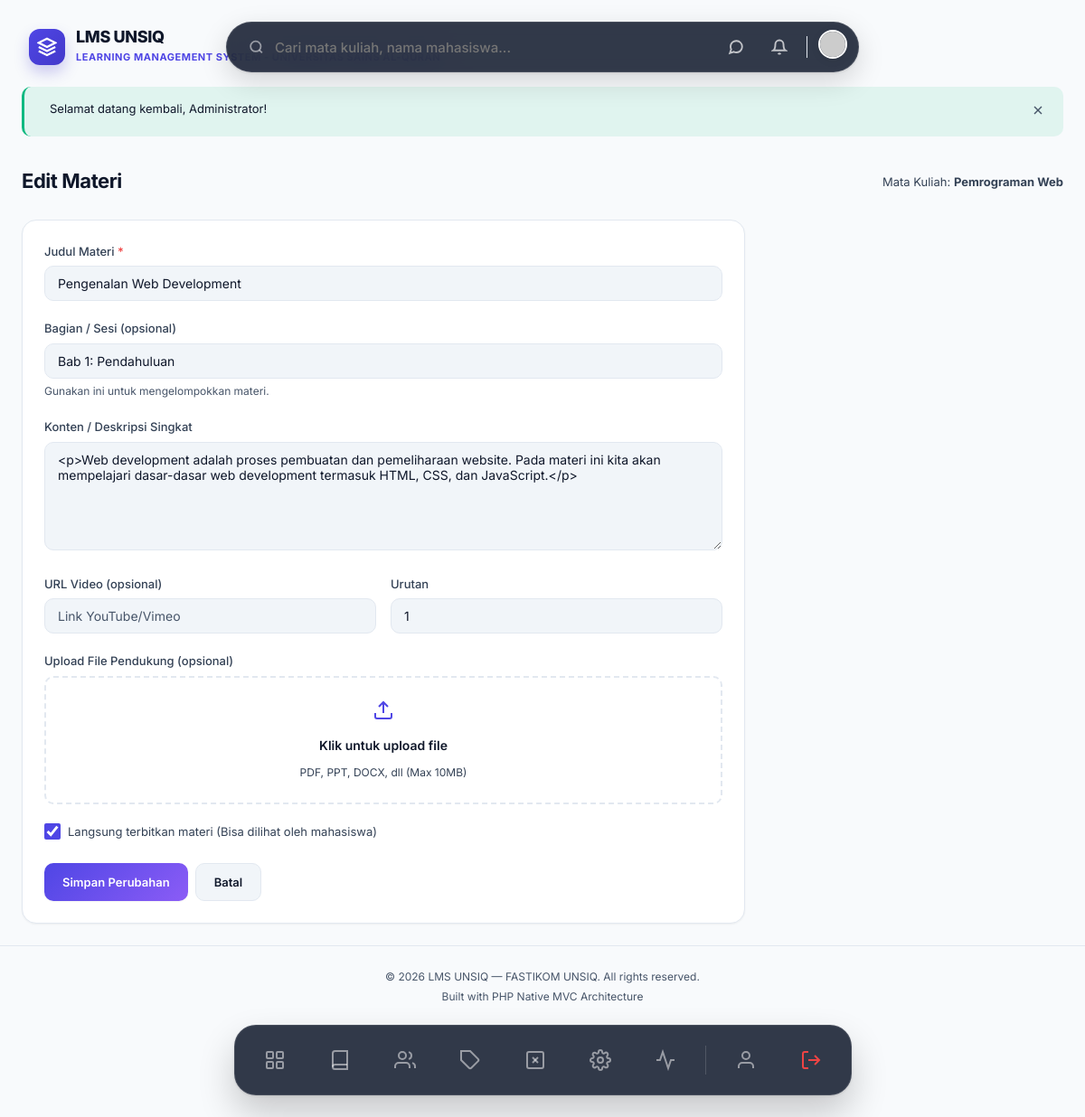
The app's page /materials/1/edit (signed in) with its own data.
### tables this page shows
CREATE TABLE IF NOT EXISTS settings (
    id INT AUTO_INCREMENT PRIMARY KEY,
    key_name VARCHAR(100) NOT NULL UNIQUE,
    value TEXT NULL,
    group_name VARCHAR(50) NOT NULL DEFAULT 'general',
    description VARCHAR(255) NULL,
    INDEX idx_settings_group (group_name)
);

CREATE TABLE IF NOT EXISTS courses (
    id INT AUTO_INCREMENT PRIMARY KEY,
    dosen_id INT NOT NULL,
    category_id INT NULL,
    code VARCHAR(20) NOT NULL UNIQUE COMMENT 'Kode mata kuliah',
    name VARCHAR(200) NOT NULL,
    description TEXT NULL,
    thumbnail VARCHAR(255) NULL,
    sks INT NOT NULL DEFAULT 2,
    semester VARCHAR(20) NULL COMMENT 'Ganjil/Genap',
    academic_year VARCHAR(20) NULL COMMENT '2025/2026',
    status ENUM('draft', 'published', 'archived') NOT NULL DEFAULT 'draft',
    max_students INT NULL DEFAULT 40,
    created_at TIMESTAMP DEFAULT CURRENT_TIMESTAMP,
    updated_at TIMESTAMP DEFAULT CURRENT_TIMESTAMP ON UPDATE CURRENT_TIMESTAMP,
    FOREIGN KEY (dosen_id) REFERENCES users(id) ON DELETE CASCADE,
    FOREIGN KEY (category_id) REFERENCES categories(id) ON DELETE SET NULL,
    INDEX idx_courses_status (status),
    INDEX idx_courses_dosen (dosen_id),
    INDEX idx_courses_code (code)
);

CREATE TABLE IF NOT EXISTS materials (
    id INT AUTO_INCREMENT PRIMARY KEY,
    course_id INT NOT NULL,
    title VARCHAR(200) NOT NULL,
    content LONGTEXT NULL COMMENT 'Konten teks/HTML materi',
    file_path VARCHAR(255) NULL,
    file_name VARCHAR(255) NULL,
    file_type VARCHAR(20) NULL COMMENT 'pdf, docx, pptx, video, etc.',
    file_size INT NULL COMMENT 'Ukuran file dalam bytes',
    video_url VARCHAR(500) NULL COMMENT 'URL embed video (YouTube, etc.)',
    section VARCHAR(100) NULL COMMENT 'Bab/Section grouping',
    sort_order INT NOT NULL DEFAULT 0,
    is_published TINYINT(1) NOT NULL DEFAULT 0,
    download_count INT NOT NULL DEFAULT 0,
    created_at TIMESTAMP DEFAULT CURRENT_TIMESTAMP,
    updated_at TIMESTAMP DEFAULT CURRENT_TIMESTAMP ON UPDATE CURRENT_TIMESTAMP,
    FOREIGN KEY (course_id) REFERENCES courses(id) ON DELETE CASCADE,
    INDEX idx_materials_course (course_id),
    INDEX idx_materials_sort (sort_order)
);

### app/Views/materials/create.php (the view, shortened to what the rows shown need)
<?php  $isEdit = isset($material); ?>
<div class="animate-fade-in">
    <div class="page-header">
        <h1><?= $isEdit ? 'Edit Materi' : 'Tambah Materi' ?></h1>
        <p class="text-muted">Mata Kuliah: <strong><?= e($course['name']) ?></strong></p>
    </div>
    <div class="card" style="max-width:800px;">
        <div class="card-body">
            <form method="POST" action="<?= $isEdit ? url('/materials/' . $material['id'] . '/update') : url('/courses/' . $course['id'] . '/materials') ?>" enctype="multipart/form-data">
                <div class="form-group">
                    <label class="form-label">Judul Materi <span class="required">*</span></label>
                    <input type="text" name="title" class="form-control" value="<?= e($isEdit ? $material['title'] : old('title')) ?>" required>
                </div>
                <div class="form-group">
                    <label class="form-label">Bagian / Sesi (opsional)</label>
                    <input type="text" name="section" class="form-control" placeholder="Contoh: Pertemuan 1, Bab Pendahuluan" value="<?= e($isEdit ? $material['section'] : old('section')) ?>">
                    <div class="form-text">Gunakan ini untuk mengelompokkan materi.</div>
                </div>
                <div class="form-group">
                    <label class="form-label">Konten / Deskripsi Singkat</label>
                    <textarea name="content" class="form-control" rows="5"><?= e($isEdit ? $material['content'] : old('content')) ?></textarea>
                </div>
                <div class="form-row">
                    <div class="form-group">
                        <label class="form-label">URL Video (opsional)</label>
                        <input type="url" name="video_url" class="form-control" placeholder="Link YouTube/Vimeo" value="<?= e($isEdit ? $material['video_url'] : old('video_url')) ?>">
                    </div>
                    <?php if ($isEdit): ?>
                    <div class="form-group">
                        <label class="form-label">Urutan</label>
                        <input type="number" name="sort_order" class="form-control" value="<?= $material['sort_order'] ?>" min="1">
                    </div>
                    <?php endif; ?>
                </div>
                <div class="form-group">
                    <label class="form-label">Upload File Pendukung (opsional)</label>
                    <div class="file-input-wrapper">
                        <svg width="24" height="24" viewBox="0 0 24 24" fill="none" stroke="currentColor" stroke-width="2" class="text-primary mb-2"><path d="M21 15v4a2 2 0 01-2 2H5a2 2 0 01-2-2v-4"/><polyline points="17 8 12 3 7 8"/><line x1="12" y1="3" x2="12" y2="15"/></svg>
                        <span class="file-label font-semibold">Klik untuk upload file</span>
                        <span class="text-xs text-muted">PDF, PPT, DOCX, dll (Max 10MB)</span>
                    </div>
                </div>
                <div class="form-group mt-3">
                    <label class="form-check">
                        <input type="checkbox" name="is_published" value="1" <?= ($isEdit ? $material['is_published'] : 1) ? 'checked' : '' ?>>
                        Langsung terbitkan materi (Bisa dilihat oleh mahasiswa)
                    </label>
                </div>
                <div class="btn-group mt-4">
                    <button type="submit" class="btn btn-primary"><?= $isEdit ? 'Simpan Perubahan' : 'Tambah Materi' ?></button>
                    <a href="<?= url('/courses/' . $course['id']) ?>" class="btn btn-secondary">Batal</a>
                </div>
            </form>
        </div>
    </div>
</div>

### app/Core/Router.php (shortened to what the rows shown need)
<?php
class Router
{
    private array $routes = [
        'GET'    => [],
        'POST'   => [],
        'PUT'    => [],
        'DELETE' => [],
    ];
    private function addRoute(string $method, string $uri, array $action, array $middleware = []): self
    {
        $this->routes[$method][] = [
            'uri'        => $uri,
            'controller' => $action[0],
            'method'     => $action[1],
            'middleware'  => $middleware,
        ];
        return $this;
    }
    public function dispatch(string $requestMethod, string $requestUri): void
    {
        $routes = $this->routes[$requestMethod] ?? [];
        foreach ($routes as $route) {
            $params = $this->matchRoute($route['uri'], $requestUri);
            if ($params !== false) {
                $methodName      = $route['method'];
                $controller = new $controllerClass();
                call_user_func_array([$controller, $methodName], $params);
                return;
            }
        }
        throw new Exceptions\NotFoundException("Route [{$requestMethod} {$requestUri}] not found.");
    }
    private function matchRoute(string $routeUri, string $requestUri): array|false
    {
        $pattern = preg_replace('/\{([a-zA-Z_]+)\}/', '([a-zA-Z0-9_-]+)', $routeUri);
        $pattern = '#^' . $pattern . '$#';
        if (preg_match($pattern, $requestUri, $matches)) {
            array_shift($matches);
            return $matches;
        }
        return false;
    }
}

### app/Views/partials/navbar.php (shortened to what the rows shown need)
<?php
$user = $currentUser ?? \App\Core\Session::user();
$notifCount = 0;
try {
    $notifModel = new \App\Models\Notification();
    $notifCount = $notifModel->countUnread($user['id'] ?? 0);
} catch (\Throwable $e) {}
?>
<div style="display: flex; justify-content: center; position: sticky; top: 24px; z-index: 999; margin-bottom: 24px; pointer-events: none; width: 100%;">
<?php
    $settingModel = new \App\Models\Setting();
    $siteName = $settingModel->getValue('site_name', 'LMS UNSIQ');
    $siteDesc = $settingModel->getValue('site_description', 'Portal Akademik');
    $siteLogo = $settingModel->getValue('site_logo');
?>
    <a href="<?= url('/dashboard') ?>" style="position: absolute; left: 32px; top: 50%; transform: translateY(-50%); pointer-events: auto; display: flex; align-items: center; gap: 12px; text-decoration: none; transition: transform 0.2s;" onmouseover="this.style.transform='translateY(-50%) scale(1.02)'" onmouseout="this.style.transform='translateY(-50%) scale(1)'">
        <?php if (!empty($siteLogo)): ?>
            <img src="<?= e(str_starts_with($siteLogo, 'http') ? $siteLogo : upload_url($siteLogo)) ?>" alt="Logo" style="width: 40px; height: 40px; border-radius: 8px; object-fit: contain;">
        <?php else: ?>
            <div style="width: 40px; height: 40px; background: linear-gradient(135deg, #4f46e5, #4338ca); border-radius: 12px; display: flex; justify-content: center; align-items: center; box-shadow: 0 8px 16px rgba(67,56,202,0.25);">
                <svg width="22" height="22" viewBox="0 0 24 24" fill="none" stroke="white" stroke-width="2.5"><path d="M12 2L2 7l10 5 10-5-10-5z"/><path d="M2 17l10 5 10-5"/><path d="M2 12l10 5 10-5"/></svg>
            </div>
        <?php endif; ?>
        <div>
            <h1 style="font-size: 18px; font-weight: 800; color: var(--text-primary); letter-spacing: -0.02em; margin: 0; line-height: 1.1;"><?= e($siteName) ?></h1>
            <span style="font-size: 11px; font-weight: 700; color: var(--accent-primary); letter-spacing: 0.05em; text-transform: uppercase;"><?= e($siteDesc) ?></span>
        </div>
    </a>
    <div style="pointer-events: auto; display: flex; justify-content: space-between; align-items: center; background: rgba(15, 23, 42, 0.85); backdrop-filter: blur(16px); padding: 8px 12px 8px 24px; border-radius: 999px; box-shadow: 0 10px 30px rgba(0,0,0,0.15), 0 1px 3px rgba(0,0,0,0.1); border: 1px solid rgba(255,255,255,0.1); width: 100%; max-width: 700px; transition: all 0.3s cubic-bezier(0.34, 1.56, 0.64, 1);">
        <form action="<?= url('/search') ?>" method="GET" style="display: flex; align-items: center; gap: 12px; flex: 1; margin:0;">
            <svg width="18" height="18" viewBox="0 0 24 24" fill="none" stroke="currentColor" stroke-width="2.5" style="color: rgba(255,255,255,0.5);"><circle cx="11" cy="11" r="8"/><line x1="21" y1="21" x2="16.65" y2="16.65"/></svg>
            <input type="text" name="q" placeholder="Cari mata kuliah, nama mahasiswa..." style="border: none; background: transparent; width: 100%; font-size: 15px; font-weight: 500; outline: none; color: white; font-family: inherit;" autocomplete="off">
        </form>
        <div style="display: flex; align-items: center; gap: 12px;">
            <a href="<?= url('/messages') ?>" style="position:relative; text-decoration: none; width: 36px; height: 36px; display: flex; align-items: center; justify-content: center; border-radius: 50%; color: rgba(255,255,255,0.7); transition: background 0.2s;" onmouseover="this.style.background='rgba(255,255,255,0.1)'" onmouseout="this.style.background='transparent'">
                <svg width="18" height="18" viewBox="0 0 24 24" fill="none" stroke="currentColor" stroke-width="2.5"><path d="M21 11.5a8.38 8.38 0 0 1-.9 3.8 8.5 8.5 0 0 1-7.6 4.7 8.38 8.38 0 0 1-3.8-.9L3 21l1.9-5.7a8.38 8.38 0 0 1-.9-3.8 8.5 8.5 0 0 1 4.7-7.6 8.38 8.38 0 0 1 3.8-.9h.5a8.48 8.48 0 0 1 8 8v.5z"/></svg>
            </a>
            <?php if ($notifCount > 0): ?>
            <a href="<?= url('/notifications') ?>" style="text-decoration: none; background: var(--bg-primary); padding: 6px 12px; border-radius: 99px; font-size: 13px; font-weight: 700; color: var(--accent-primary); border: 1px solid var(--border-color); display: flex; align-items: center; gap: 6px; box-shadow: 0 2px 4px rgba(0,0,0,0.02); transition: transform 0.2s;" onmouseover="this.style.transform='scale(1.05)'" onmouseout="this.style.transform='scale(1)'">
                <div style="width: 6px; height: 6px; background: var(--accent-success); border-radius: 50%;"></div>
                <?= $notifCount ?> Info
            </a>
            <?php else: ?>
            <a href="<?= url('/notifications') ?>" style="text-decoration: none; width: 36px; height: 36px; display: flex; align-items: center; justify-content: center; border-radius: 50%; color: rgba(255,255,255,0.7); transition: background 0.2s;" onmouseover="this.style.background='rgba(255,255,255,0.1)'" onmouseout="this.style.background='transparent'">
                <svg width="18" height="18" viewBox="0 0 24 24" fill="none" stroke="currentColor" stroke-width="2.5"><path d="M18 8A6 6 0 006 8c0 7-3 9-3 9h18s-3-2-3-9"/><path d="M13.73 21a2 2 0 01-3.46 0"/></svg>
            </a>
            <?php endif; ?>
            <a href="<?= url('/profile') ?>">
                <img src="<?= !empty($user['avatar']) ? upload_url($user['avatar']) : 'https://ui-avatars.com/api/?name='.urlencode($user['name'] ?? 'U').'&background=6366f1&color=fff' ?>" alt="Avatar" style="width: 32px; height: 32px; border-radius: 50%; box-shadow: 0 2px 8px rgba(0,0,0,0.1); border: 2px solid white; transition: transform 0.2s;" onmouseover="this.style.transform='scale(1.1)'" onmouseout="this.style.transform='scale(1)'">
            </a>
        </div>
    </div>
</div>

### records on screen
settings: value "LMS UNSIQ"
settings: value "LEARNING MANAGEMENT SYSTEM - UNIVERSITAS SAINS AL-QURAN"
courses: name "Pemrograman Web"
materials: title "Pengenalan Web Development", section "Bab 1: Pendahuluan", content "<p>Web development adalah proses pembuatan dan pemeliharaan website. Pada materi ini kita akan mempelajari dasar-dasar web development termasuk HTML, CSS, dan JavaScript.</p>", sort_order "1", is_published "☑"

### other values on screen
$message "Selamat datang kembali, Administrator!"
